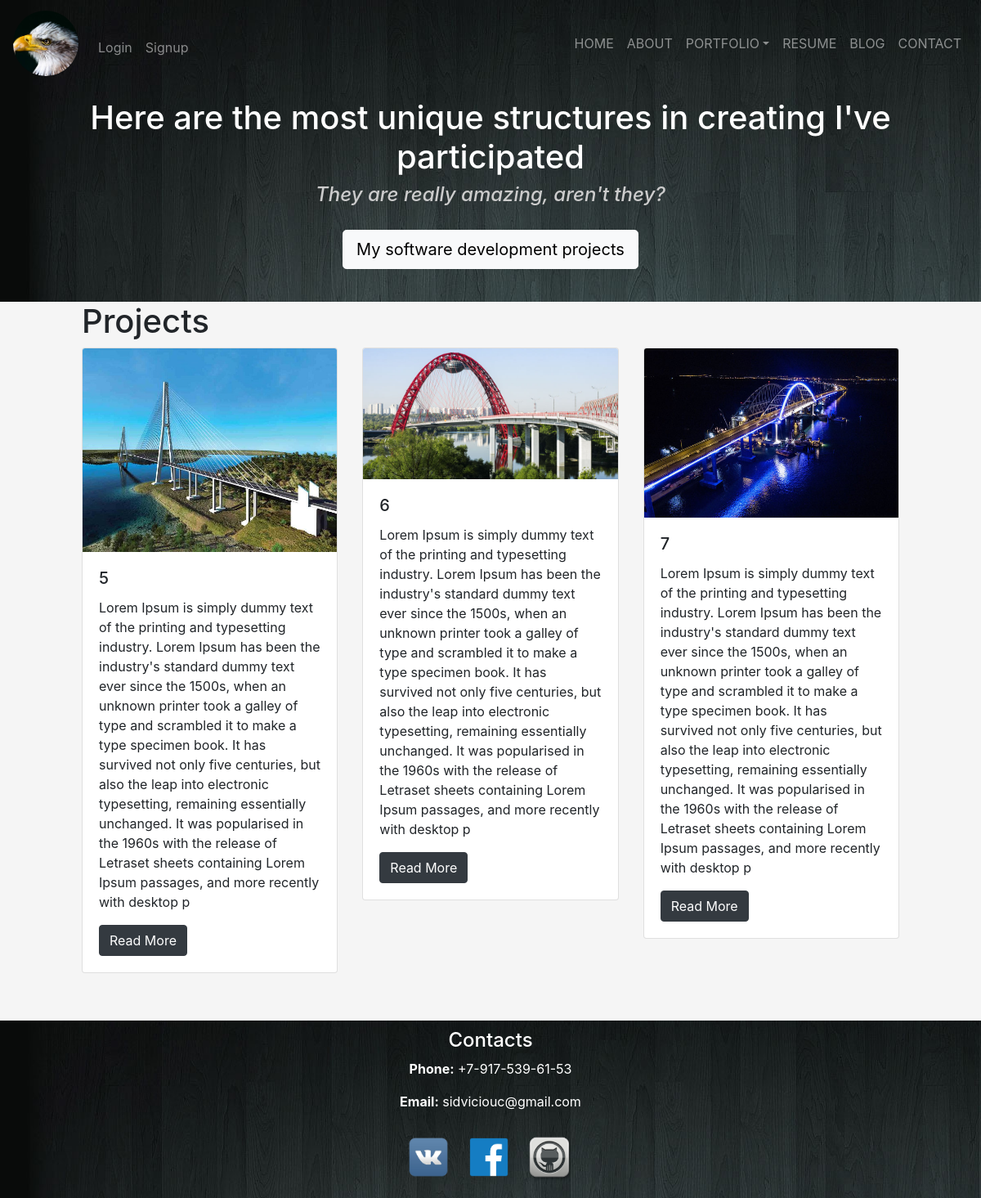
Screenshot of /portfolio/civil-engineering/ with the database file from the repository.
### portfolio/models.py (models this page shows, shortened)
class Project(models.Model):
    title = models.CharField(max_length=500)
    category = models.ForeignKey('Category', on_delete=models.SET_NULL, null=True)
    short_description = models.TextField()
    technologies = models.CharField(max_length=500)
    main_image = models.FilePathField(path="portfolio/img/", null=True, blank=True)
    full_description = models.TextField()

### portfolio/views.py (the view)
# urls.py: path('civil-engineering/', views.CivilEngineeringProjectsListView.as_view(), name='civil_projects_list'),
class CivilEngineeringProjectsListView(generic.ListView):
    model = Project
    queryset = Project.objects.filter(category__name="Civil engineering")
    template_name = 'portfolio/civil_projects_index.html'

### portfolio/templates/portfolio/civil_projects_index.html (shortened to what this page needs)
{% extends "base.html" %}
{% load static %}
{% block main_header %} Here are the most unique structures in creating I've participated {% endblock %}
{% block secondary_header %} They are really amazing, aren't they? {% endblock %}
{% block button-href %} /portfolio/software-development/ {% endblock %}
{% block button %} My software development projects {% endblock %}
{% block page_content %}
<h1>Projects</h1>
<div class="row">
{% for project in project_list %}
    <div class="col-md-4">
        <div class="card mb-2">
            <img class="card-img-top" src="{% static project.main_image %}" alt="photo">
            <div class="card-body">
                <h5 class="card-title">{{ project.title }}</h5>
                <p class="card-text">{{ project.short_description }}</p>
                <a href="{% url 'civil_project_detail' project.pk %}"
                   class="btn btn-dark">
                    Read More
                </a>
            </div>
        </div>
    </div>
    {% endfor %}
</div>
{% endblock %}

### mysite/templates/mysite/base.html (shortened to what this page needs)
<!DOCTYPE html>
<html lang="en">
  <head>
    <link rel="stylesheet" href="https://maxcdn.bootstrapcdn.com/bootstrap/4.3.1/css/bootstrap.min.css">
    {% load static %}
  </head>
  <body>
    <div class='tour-step-background'
         style="
              background-image: url('{% static 'homepage/img/back13.jpg'%}');
              color:white;
              padding-top:120px;
              padding-bottom:20px;">
      <div class='header text-center'>
        <div class="container">
          <h1>{% block main_header %}{% endblock %}</h1>
          <h4 style="font-style: oblique; color: #cccccc ">{% block secondary_header %}{% endblock %}</h4>
        </div>
          <div class="container" style="padding: 20px">
            <a href="{% block button-href %}/infopages/contact/{% endblock %}">
              <button type="button" class="btn btn-light btn-lg" style="color: black">
                {% block button %} Contact me today! {% endblock %}
              </button>
            </a>
          </div>
      </div>
    </div>
    <nav class="navbar navbar-expand-sm navbar-dark fixed-top"
         style="background-image: url('{% static 'homepage/img/back13.jpg'%}')">
      <a class="navbar-brand" href="{% url 'home_page_index' %} ">
        <img src="{% static 'bird.jpg' %}" alt="logo" class="rounded-circle" style="width:80px;">
      </a>
      <div class="collapse navbar-collapse" id="collapsibleNavbar" style="text-align: right">
        <ul class="navbar-nav mr-auto" style="padding-top: 10px">
          {% if user.is_authenticated %}
            <li class="nav-item">
              <a class="nav-link" href="{% url 'profile_detail' user.pk %}">{{ user }}</a>
            </li>
            <li class="nav-item">
                <a class="nav-link" href="{% url 'logout' %}?next={{request.path}}" >Logout</a>
            </li>
          {% else %}
            <li class="nav-item">
                <a class="nav-link" href="{% url 'login' %}?next={{request.path}}" >Login </a>
            </li>
            <li class="nav-item">
                <a class="nav-link" href="{% url 'signup' %}?next={{request.path}}" >Signup</a>
            </li>
          {% endif %}
        </ul>
        <ul class="navbar-nav ml-auto">
          <li class="nav-item">
            <a class="nav-link" href="{% url 'home_page_index' %}" >HOME</a>
          </li>
          <li class="nav-item">
            <a class="nav-link" href="{% url 'about_index' %}">ABOUT</a>
          </li>
          <li class="nav-item dropdown">
            <a class="nav-link dropdown-toggle" href="#" id="navbardrop" data-toggle="dropdown">PORTFOLIO</a>
          </li>
          <li class="nav-item">
            <a class="nav-link" href="/infopages/resume/">RESUME</a>
          </li>
          <li class="nav-item">
            <a class="nav-link" href="{% url 'blog_index' %}">BLOG</a>
          </li>
          <li class="nav-item">
            <a class="nav-link" href="/infopages/contact/">CONTACT</a>
          </li>
        </ul>
      </div>
    </nav>
  <div class='tour-step-background' style="background-color: whitesmoke">
    <div class="container-fluid" style="padding-left: 100px; padding-right: 100px; padding-bottom: 50px">
      {% block page_content %}{% endblock %}
    </div>
  </div>
  <div class="footer fixed bottom align-center text-center"
       style="
       background-image: url('{% static 'homepage/img/back13.jpg' %}');
       padding: 10px;
       width: 100%;
       color: #fff;">
    <h4>Contacts</h4>
    <p><strong>Phone:</strong> +7-917-539-61-53</p>
    <p><strong>Email:</strong> sidviciouc@gmail.com</p>
    <div>
      <a href="https://vk.com/id1629644">
        <img src="{% static 'homepage/img/VK.png' %}" alt="" style="width: 70px; padding: 10px">
      </a>
      <a href="https://www.facebook.com/profile.php?id=100005183502722">
        <img src="{% static 'homepage/img/FB.jpg' %}" alt="" style="width: 68px; padding: 10px">
      </a>
      <a href="https://github.com/iAnafem">
        <img src="{% static 'homepage/img/GH1.png' %}" alt="" style="width: 75px; padding: 15px 10px 10px;">
      </a>
    </div>
  </div>
  </body>
</html>

### rows the page displays
Project: main_image (picture), title "5", short_description "Lorem Ipsum is simply dummy text of the printing and typesetting industry. Lorem Ipsum has been the industry's standard dummy text ever since the 1500s, when an unknown printer took a galley of type and scrambled it to make a type specimen book. It has survived not only five centuries, but also the leap into electronic typesetting, remaining essentially unchanged. It was popularised in the 1960s with the release of Letraset sheets containing Lorem Ipsum passages, and more recently with desktop p"
Project: main_image (picture), title "6", short_description "Lorem Ipsum is simply dummy text of the printing and typesetting industry. Lorem Ipsum has been the industry's standard dummy text ever since the 1500s, when an unknown printer took a galley of type and scrambled it to make a type specimen book. It has survived not only five centuries, but also the leap into electronic typesetting, remaining essentially unchanged. It was popularised in the 1960s with the release of Letraset sheets containing Lorem Ipsum passages, and more recently with desktop p"
Project: main_image (picture), title "7", short_description "Lorem Ipsum is simply dummy text of the printing and typesetting industry. Lorem Ipsum has been the industry's standard dummy text ever since the 1500s, when an unknown printer took a galley of type and scrambled it to make a type specimen book. It has survived not only five centuries, but also the leap into electronic typesetting, remaining essentially unchanged. It was popularised in the 1960s with the release of Letraset sheets containing Lorem Ipsum passages, and more recently with desktop p"
